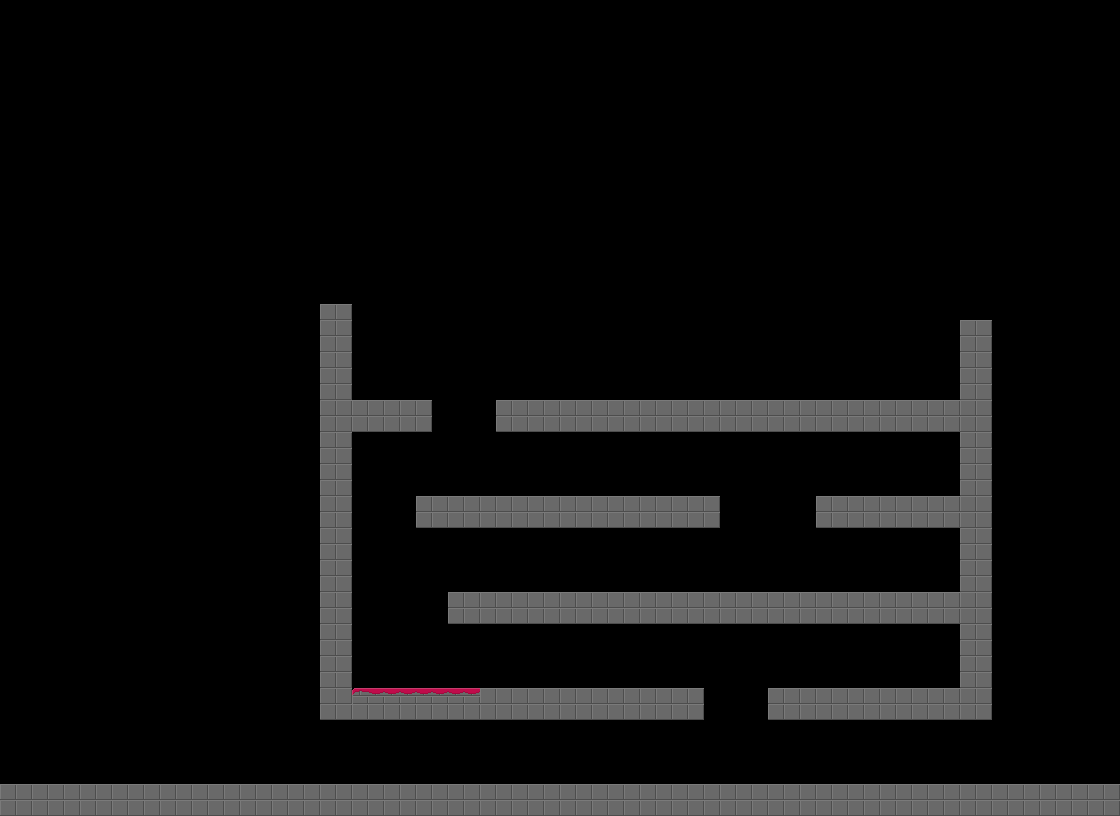

A level layout from a 2D game, rendered from its tile map. Below: a short description, then the map file with tile-grid data replaced by summaries:
An orthogonal 70x51 tile map with 16x16 px tiles, 1 tile layer (solid_layer) and 1 object (player_start).

<map version="1.5" tiledversion="1.7.2" orientation="orthogonal" renderorder="right-down" width="70" height="51" tilewidth="16" tileheight="16" infinite="0" nextlayerid="4" nextobjectid="2">
 <tileset firstgid="1" source="4096x4096_stone_castle.tsx" />
 <layer id="2" name="solid_layer" width="70" height="51">
  <data>[3570 cells, 498 non-empty, 3 distinct tile ids]</data>
 </layer>
 <objectgroup id="3" name="game_objects">
  <object id="1" name="player_start" x="32" y="752" width="32" height="32" />
 </objectgroup>
</map>
